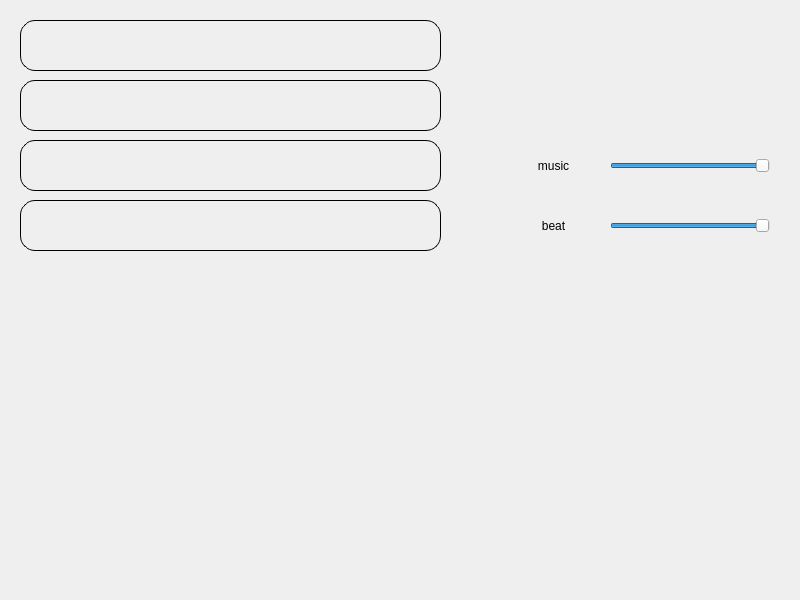
<?xml version="1.0" encoding="UTF-8"?>
<ui version="4.0">
 <class>Game</class>
 <widget class="QWidget" name="Game">
  <property name="geometry">
   <rect>
    <x>0</x>
    <y>0</y>
    <width>800</width>
    <height>600</height>
   </rect>
  </property>
  <property name="windowTitle">
   <string>Form</string>
  </property>
  <widget class="QLabel" name="p1">
   <property name="geometry">
    <rect>
     <x>20</x>
     <y>20</y>
     <width>421</width>
     <height>51</height>
    </rect>
   </property>
   <property name="font">
    <font>
     <family>Courier 10 Pitch</family>
     <pointsize>20</pointsize>
    </font>
   </property>
   <property name="styleSheet">
    <string notr="true">border: 1px solid black;border-radius: 15px;</string>
   </property>
   <property name="text">
    <string/>
   </property>
   <property name="alignment">
    <set>Qt::AlignCenter</set>
   </property>
  </widget>
  <widget class="QLabel" name="p3">
   <property name="geometry">
    <rect>
     <x>20</x>
     <y>140</y>
     <width>421</width>
     <height>51</height>
    </rect>
   </property>
   <property name="font">
    <font>
     <family>Courier 10 Pitch</family>
     <pointsize>20</pointsize>
    </font>
   </property>
   <property name="styleSheet">
    <string notr="true">border: 1px solid black;border-radius: 15px;</string>
   </property>
   <property name="text">
    <string/>
   </property>
   <property name="alignment">
    <set>Qt::AlignCenter</set>
   </property>
  </widget>
  <widget class="QLabel" name="p4">
   <property name="geometry">
    <rect>
     <x>20</x>
     <y>200</y>
     <width>421</width>
     <height>51</height>
    </rect>
   </property>
   <property name="font">
    <font>
     <family>Courier 10 Pitch</family>
     <pointsize>20</pointsize>
    </font>
   </property>
   <property name="styleSheet">
    <string notr="true">border: 1px solid black;border-radius: 15px;</string>
   </property>
   <property name="text">
    <string/>
   </property>
   <property name="alignment">
    <set>Qt::AlignCenter</set>
   </property>
  </widget>
  <widget class="QLabel" name="p2">
   <property name="geometry">
    <rect>
     <x>20</x>
     <y>80</y>
     <width>421</width>
     <height>51</height>
    </rect>
   </property>
   <property name="font">
    <font>
     <family>Courier 10 Pitch</family>
     <pointsize>20</pointsize>
    </font>
   </property>
   <property name="styleSheet">
    <string notr="true">border: 1px solid black;border-radius: 15px;</string>
   </property>
   <property name="text">
    <string/>
   </property>
   <property name="alignment">
    <set>Qt::AlignCenter</set>
   </property>
  </widget>
  <widget class="QLabel" name="score">
   <property name="geometry">
    <rect>
     <x>640</x>
     <y>20</y>
     <width>131</width>
     <height>51</height>
    </rect>
   </property>
   <property name="font">
    <font>
     <family>Courier 10 Pitch</family>
     <pointsize>30</pointsize>
    </font>
   </property>
   <property name="text">
    <string/>
   </property>
   <property name="alignment">
    <set>Qt::AlignRight|Qt::AlignTrailing|Qt::AlignVCenter</set>
   </property>
  </widget>
  <widget class="HistogramWidget" name="widget" native="true">
   <property name="geometry">
    <rect>
     <x>170</x>
     <y>280</y>
     <width>461</width>
     <height>201</height>
    </rect>
   </property>
  </widget>
  <widget class="QLabel" name="spectrum">
   <property name="geometry">
    <rect>
     <x>90</x>
     <y>500</y>
     <width>641</width>
     <height>51</height>
    </rect>
   </property>
   <property name="font">
    <font>
     <family>Ubuntu</family>
     <pointsize>30</pointsize>
    </font>
   </property>
   <property name="text">
    <string/>
   </property>
   <property name="alignment">
    <set>Qt::AlignCenter</set>
   </property>
  </widget>
  <widget class="QSlider" name="beatVolumn">
   <property name="geometry">
    <rect>
     <x>610</x>
     <y>200</y>
     <width>160</width>
     <height>51</height>
    </rect>
   </property>
   <property name="maximum">
    <number>100</number>
   </property>
   <property name="value">
    <number>100</number>
   </property>
   <property name="orientation">
    <enum>Qt::Horizontal</enum>
   </property>
  </widget>
  <widget class="QSlider" name="musicVolumn">
   <property name="geometry">
    <rect>
     <x>610</x>
     <y>140</y>
     <width>160</width>
     <height>51</height>
    </rect>
   </property>
   <property name="maximum">
    <number>100</number>
   </property>
   <property name="value">
    <number>100</number>
   </property>
   <property name="orientation">
    <enum>Qt::Horizontal</enum>
   </property>
  </widget>
  <widget class="QLabel" name="label">
   <property name="geometry">
    <rect>
     <x>520</x>
     <y>140</y>
     <width>67</width>
     <height>51</height>
    </rect>
   </property>
   <property name="text">
    <string>music</string>
   </property>
   <property name="alignment">
    <set>Qt::AlignCenter</set>
   </property>
  </widget>
  <widget class="QLabel" name="label_2">
   <property name="geometry">
    <rect>
     <x>520</x>
     <y>200</y>
     <width>67</width>
     <height>51</height>
    </rect>
   </property>
   <property name="text">
    <string>beat</string>
   </property>
   <property name="alignment">
    <set>Qt::AlignCenter</set>
   </property>
  </widget>
 </widget>
 <customwidgets>
  <customwidget>
   <class>HistogramWidget</class>
   <extends>QWidget</extends>
   <header>histogramwidget.h</header>
   <container>1</container>
  </customwidget>
 </customwidgets>
 <resources/>
 <connections/>
</ui>
